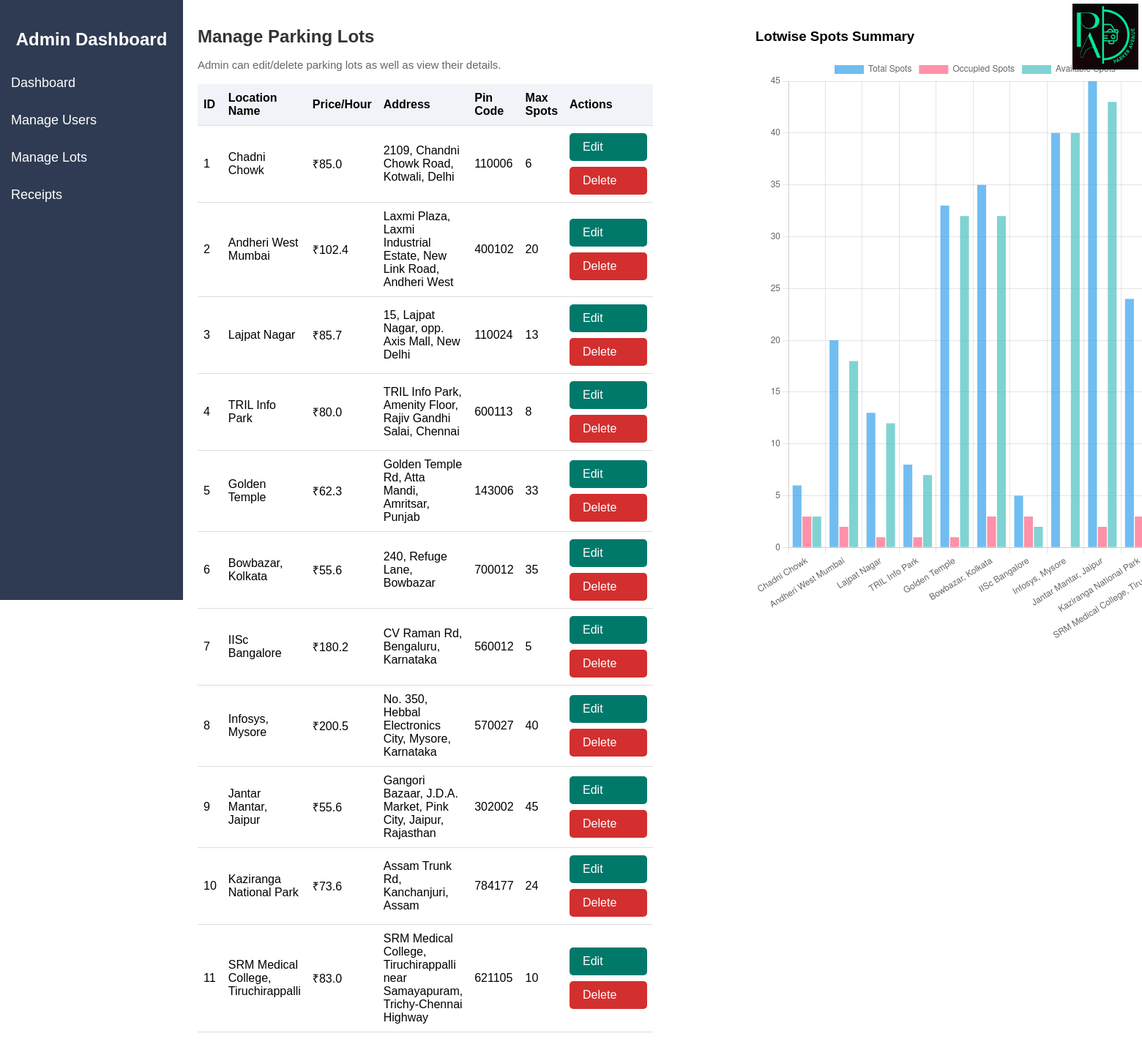
/manage_lots (signed in), run on the app's committed database.
### models.py (models this page shows)
class ParkingLot(db.Model):
    id=db.Column(db.Integer, primary_key=True)
    prime_location_name=db.Column(db.String(150), nullable=False)
    price_per_hour=db.Column(db.Float, nullable=False)
    address=db.Column(db.String(200), nullable=False)
    pin_code=db.Column(db.String(12), nullable=False)
    max_spots=db.Column(db.Integer, nullable=False)
    spots=db.relationship('ParkingSpot', backref='lot', lazy=True)

### app.py (the view)
@app.route('/manage_lots')
@admin_required
def manage_lots():
    all_lots=ParkingLot.query.all()
    lot_names=[]
    max_spots=[]
    occupied_count=[]
    available_count=[]
    for lot in all_lots:
        spot_list=lot.spots
        total=lot.max_spots
        occupied=sum(1 for spot in spot_list if spot.status=='O')
        available=total-occupied
        lot_names.append(lot.prime_location_name)
        max_spots.append(total)
        occupied_count.append(occupied)
        available_count.append(available)
    return render_template('manage_lots.html', lots=all_lots, lot_names=lot_names, max_spots=max_spots, occupied_count=occupied_count, available_count=available_count)

### app.py (called while the page is built)
def admin_required(f):
    @wraps(f)
    def decorated_function(*args, **kwargs):
        if not session.get('admin_logged_in'):
            flash('Admin access is required', 'danger')
            return redirect(url_for('admin_login'))
        return f(*args, **kwargs)
    return decorated_function

### templates/manage_lots.html (shortened to what this page needs)
<!DOCTYPE html>
<html lang="en">
<head>
</head>
<body>
  <div class="sidebar">
    <h2>Admin Dashboard</h2>
    <a href="{{ url_for('admin_dashboard') }}">Dashboard</a>
    <a href="{{ url_for('manage_users') }}">Manage Users</a>
    <a href="{{ url_for('manage_lots') }}">Manage Lots</a>
    <a href="{{ url_for('receipts') }}">Receipts</a>
  </div>
  <div class="main-content">
    <div class="logo-container">
      <img src="{{ url_for('static', filename='../static/parker_avenue_logo.png') }}" alt=" " />
    </div>
    <h1>Manage Parking Lots</h1>
    <p>Admin can edit/delete parking lots as well as view their details.</p>
    <table id="lots-table">
      <thead>
        <tr>
          <th>ID</th>
          <th>Location Name</th>
          <th>Price/Hour</th>
          <th>Address</th>
          <th>Pin Code</th>
          <th>Max Spots</th>
          <th>Actions</th>
        </tr>
      </thead>
      <tbody>
        {% for lot in lots %}
        <tr>
          <td>{{ lot.id }}</td>
          <td>{{ lot.prime_location_name }}</td>
          <td>₹{{ lot.price_per_hour }}</td>
          <td>{{ lot.address }}</td>
          <td>{{ lot.pin_code }}</td>
          <td>{{ lot.max_spots }}</td>
          <td>
            <div class="action-buttons">
              <a href="{{ url_for('edit_lot', lot_id=lot.id) }}" class="btn">Edit</a>
              <a href="{{ url_for('delete_lot', lot_id=lot.id) }}" class="btn" style="background: #d32f2f;">Delete</a>
            </div>
          </td>
        </tr>
        {% else %}
        <tr>
          <td colspan="7">No lots available. You can create one from the dashboard.</td>
        </tr>
        {% endfor %}
      </tbody>
    </table>
  </div>
  <div class="chart-section">
    <h3>Lotwise Spots Summary</h3>
    <canvas id="lotSpotsChart" width="600" height="800"></canvas>
  </div>
  <script>
    const adminLotNames = {{ lot_names|tojson }};
    const adminMaxSpots = {{ max_spots|tojson }};
    const adminOccupied = {{ occupied_count|tojson }};
    const adminAvailable = {{ available_count|tojson }};
    new Chart(document.getElementById('lotSpotsChart').getContext('2d'), {
      type: 'bar',
      data: {
        labels:adminLotNames,
        datasets:[
          {
            label:'Total Spots',
            data:adminMaxSpots,
            backgroundColor: 'rgba(54, 162, 235, 0.7)'
          },
          {
            label:'Occupied Spots',
            data:adminOccupied,
            backgroundColor: 'rgba(255, 99, 132, 0.7)'
          },
          {
            label:'Available Spots',
            data:adminAvailable,
            backgroundColor: 'rgba(75, 192, 192, 0.7)'
          }
        ]
      },
      options:{
        responsive:true,
        plugins:{
          legend:{ position: 'top' }
        },
        scales:{
          y:{ beginAtZero: true }
        }
      }
    });
  </script>
</body>
</html>

### templates/manage_lots.html (style rules this page uses)
body { font-family:Arial, sans-serif; display:flex; margin:0; }
.sidebar { width:250px; background-color: #2f3b52; color:#fff; padding-top:20px; height:100vh; position:fixed; }
.sidebar h2 { text-align:center; margin-bottom:20px; }
.sidebar a { color:white; padding:15px; text-decoration:none; display:block; font-size:18px; }
.main-content { margin-left:250px; padding:20px; width:100%; }
.main-content h1 { font-size:24px; color:#333; }
.main-content p { margin-top:8px; font-size:15px; color:#666; }
.btn { background-color: #00796b; color:white; border:none; padding:10px 18px; border-radius:5px; text-decoration:none; font-size:16px; margin-right:8px; transition:background 0.2s; cursor:pointer; }
table { width:100%; border-collapse:collapse; margin-top:18px; }
th, td { padding:10px 8px; border-bottom:1px solid #ddd; text-align:left; }
th { background: #f0f4f8; }
td .action-buttons { display:flex; gap:8px; flex-wrap:wrap; }
td .action-buttons .btn { min-width:70px; margin-right:0; margin-bottom:0; white-space:nowrap; }
.logo-container { position:absolute; top:5px; right:5px; text-align:right; }
.logo-container img { height:90px; width:90px; }
.chart-section { margin-left:100px; padding:20px 20px 40px 20px; width:calc(100% - 250px); }

### data on the page
ParkingLot: id "1", prime_location_name "Chadni Chowk", price_per_hour "85.0", address "2109, Chandni Chowk Road, Kotwali, Delhi", pin_code "110006", max_spots "6"
ParkingLot: id "2", prime_location_name "Andheri West Mumbai", price_per_hour "102.4", address "Laxmi Plaza, Laxmi Industrial Estate, New Link Road, Andheri West", pin_code "400102", max_spots "20"
ParkingLot: id "3", prime_location_name "Lajpat Nagar", price_per_hour "85.7", address "15, Lajpat Nagar, opp. Axis Mall, New Delhi", pin_code "110024", max_spots "13"
ParkingLot: id "4", prime_location_name "TRIL Info Park", price_per_hour "80.0", address "TRIL Info Park, Amenity Floor, Rajiv Gandhi Salai, Chennai", pin_code "600113", max_spots "8"
ParkingLot: id "5", prime_location_name "Golden Temple", price_per_hour "62.3", address "Golden Temple Rd, Atta Mandi, Amritsar, Punjab", pin_code "143006", max_spots "33"
ParkingLot: id "6", prime_location_name "Bowbazar, Kolkata", price_per_hour "55.6", address "240, Refuge Lane, Bowbazar", pin_code "700012", max_spots "35"
ParkingLot: id "7", prime_location_name "IISc Bangalore", price_per_hour "180.2", address "CV Raman Rd, Bengaluru, Karnataka", pin_code "560012", max_spots "5"
ParkingLot: id "8", prime_location_name "Infosys, Mysore", price_per_hour "200.5", address "No. 350, Hebbal Electronics City, Mysore, Karnataka", pin_code "570027", max_spots "40"
ParkingLot: id "9", prime_location_name "Jantar Mantar, Jaipur", price_per_hour "55.6", address "Gangori Bazaar, J.D.A. Market, Pink City, Jaipur, Rajasthan", pin_code "302002", max_spots "45"
ParkingLot: id "10", prime_location_name "Kaziranga National Park", price_per_hour "73.6", address "Assam Trunk Rd, Kanchanjuri, Assam", pin_code "784177", max_spots "24"
ParkingLot: id "11", prime_location_name "SRM Medical College, Tiruchirappalli", price_per_hour "83.0", address "SRM Medical College, Tiruchirappalli near Samayapuram, Trichy-Chennai Highway", pin_code "621105", max_spots "10"

### other printed values
chart data {{ max_spots|tojson }} [6, 20, 13, 8, 33, 35, 5, 40, 45, 24, 10]
chart data {{ occupied_count|tojson }} [3, 2, 1, 1, 1, 3, 3, 0, 2, 3, 0]
chart data {{ available_count|tojson }} [3, 18, 12, 7, 32, 32, 2, 40, 43, 21, 10]
